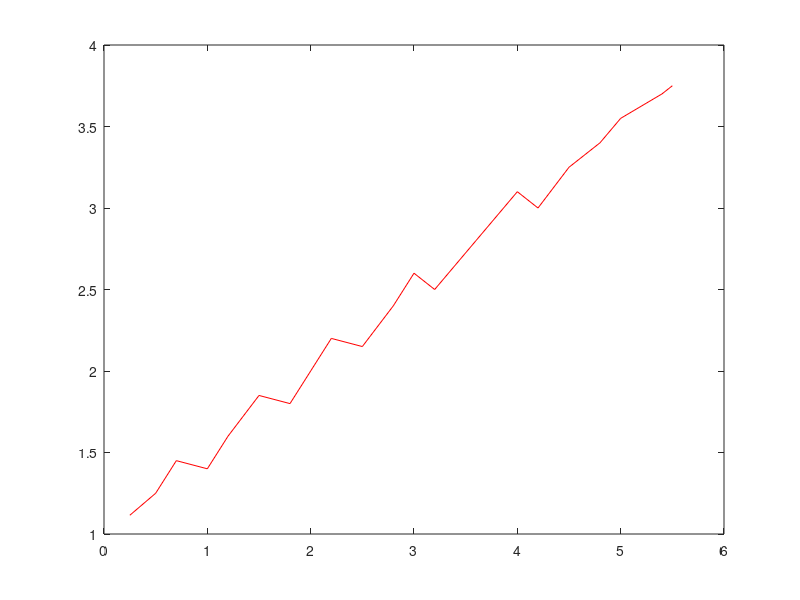

Write the MATLAB code that produced this figure. (Note: this script raises an error after producing the figure.)
% Week 1 : Learning linear regression basics.
printf('Learning linear regression basics ... \n');

% Part 1 graph the training example
printf('Graph training dataset ... \n');
% load graph data
graph1Data = load('Graph1Data.txt');
% plot the data
printf('Plotting the training set \n');
X = graph1Data(:, 1); Y = graph1Data(:, 2);
plot(X,Y, 'color', 'r'); % Plot the data
# ylabel('Y');
# xlabel('X');

# Part 2:  guess at constants for linear equation and plot guess (i.e., hypothesis)
# agains the training set
printf('Next, plot hypothesis agains training set. Press any key to continue: \n');
pause;

theta0guess = 1;
theta1guess = 1;

theta0 = theta0guess;
theta1 = theta1guess;

% Generate predicted Y using hypothesis and plot
hypothesisYs = calculateResultingY(theta0, theta1, X);
plot(X,Y, 'color', 'r'); hold on;
plot(X,hypothesisYs, 'color', 'b'); % Plot the predictedY

# Part 3: Plot the squared cost function
fprintf('Next, plot squared cost error function. Press any key to continue:\n');
pause;

clf;
% first lets verify that we are descending
squaredCE = squaredCostError(hypothesisYs, Y)
alpha = 0.05;
theta0 = theta0guess-alpha;
theta1 = theta1guess-alpha;
resultingYs = calculateResultingY(theta0, theta1, X);
updatedSquaredCE = squaredCostError(resultingYs, Y)
printf('Note: If updatedSquaredCE < squaredCE the loop is heading in the right direction \n');


% calculate squared cost error for diminishing theta0 and theta1.
numruns = 30;
results = zeros(1, numruns);
theta0s = zeros(1, numruns);
theta1s = zeros(1, numruns);
results(1) = updatedSquaredCE;
theta0s(1) = theta0;
theta1s(1) = theta1;

for i=2:numruns;
  theta0 = theta0-alpha;
  theta1 = theta1-alpha;
  resultingY = calculateResultingY(theta0, theta1, X);
  results(i) = squaredCostError(resultingY, Y);
  theta0s(i) = theta0;
  theta1s(i) = theta1;
end;

%plot(theta0s,results, 'color', 'r');
% plot(theta1s,results, 'color', 'b');
clf;
plot3(theta0s, theta1s, results);
printf('If squared cost error function is a bell shape all is good \n\n');

# Part 3B (Optional): Graph the Absolute Cost Error
userRes = input('Next, if you wish to see the graph for the absolute cost function enter 1:');

if (userRes == 1) 
  clf;
  % lets check what the graph looks like for the simple cost error
  absoluteCE = absoluteCostError(hypothesisYs, Y);
  theta0 = theta0guess;
  theta1 = theta1guess;
  sResults = zeros(1, numruns);
  sTheta0s = zeros(1, numruns);
  sTheta1s = zeros(1, numruns);
  sResults(1) = absoluteCE;
  sTheta0s(1) = theta0;
  sTheta1s(1) = theta1;


  for i=2:numruns;
    theta0 = theta0-alpha;
    theta1 = theta1-alpha;
    resultingY = calculateResultingY(theta0, theta1, X);
    sResults(i) = absoluteCostError(resultingY, Y);
    sTheta0s(i) = theta0;
    sTheta1s(i) = theta1;
  end;
  
  plot3(theta0s, theta1s, results);

endif;


# Part 4: Plot hypothesis for the theta0 an theta1 at the bottom of the bell curve
# (i.e, the best fitting hypothesis for the graphed (theta0, theta1) pairs.
printf('\nPlot hypothesis (line) for the (theta0, theta1) that provided the least difference.\n');
printf('Note that this is not the optimal hypothesis.\n');
printf('Press any key to continue:\n');
pause;

% loop until the squared cost error starts to increase. Then take the average
% this is not the absolute minimum, but a close approximation. 

theta0 = theta0guess;
theta1 = theta1guess;
alpha = 0.0001;
squaredCE = 100; %picked a number I know is greater just to make things easier
loopcount = 0;

do
  loopcount = loopcount +1;
  prevTheta0 = theta0;
  prevTheta1 = theta1;
  prevCostError = squaredCE;
  theta0 = theta0-alpha;
  theta1 = theta1-alpha;
  resultingY = calculateResultingY(theta0, theta1, X);
  squaredCE = squaredCostError(resultingY, Y);
until (squaredCE >= prevCostError)

% this needs to account for sigh switch, etc.
printf("Linear regression loop ran %d times\n", loopcount);
minTheta0 = (prevTheta0 + theta0)/2;
minTheta1 = (prevTheta1 + theta1)/2;

%Plot the actual values, the hypothesis and the minimized function

printf('Plotting the actual (red), initial hypothesis (blue) and the min (green) \n\n');
minimizedYs = calculateResultingY(minTheta0, minTheta1, X);
plot(X,Y, 'color', 'r'); hold on;
plot(X,hypothesisYs, 'color', 'b'); hold on % Plot the predictedY
plot(X,minimizedYs, 'color', 'g');

# Part 5: Use Gradient Descent to find best fit. Find the (theta0, theta1) pair 
# that results in the least squared cost error. 
printf('Use Gradient Descent to find best fit. ... Press any key to continue:\n');
pause;
clf;
[minTheta0, minTheta1] = gradientDescent(X, Y, theta0guess, theta1guess, 0.005);
minimizedYs = calculateResultingY(minTheta0, minTheta1, X);
plot(X,Y, 'color', 'r'); hold on;
plot(X,hypothesisYs, 'color', 'b'); hold on % Plot the predictedY
plot(X,minimizedYs, 'color', 'g');

fprintf('Program paused. Press enter to terminate.\n');
pause;
clf;
 



